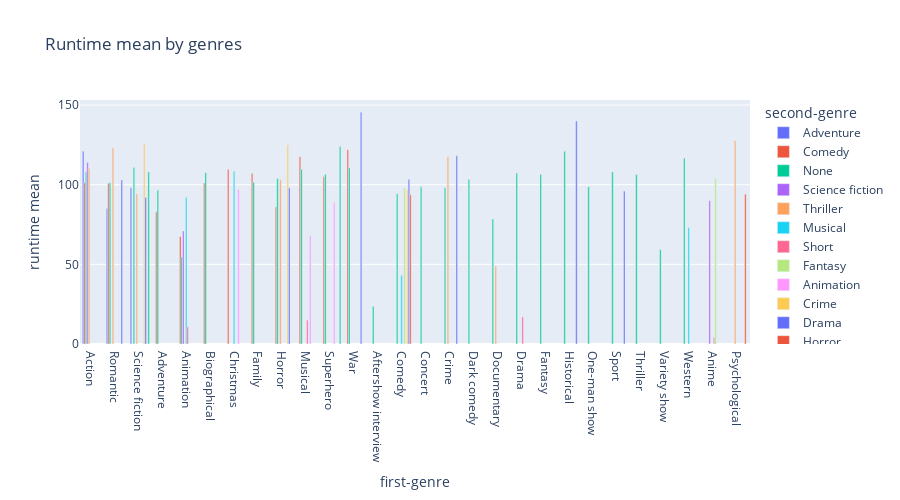

Here is the notebook cell this chart was saved with:
### Code cell
fig = px.bar(
    netflix_og_disp.groupby(by=['first-genre', 'second-genre'], as_index=False)['runtime'].mean(),
    y='runtime', x='first-genre',
    color='second-genre',
    title='Runtime mean by genres',
    height=500, orientation='v',
    barmode='group')
fig.update_layout(yaxis_title='runtime mean')
fig.show()

### Figure 1 — Plotly figure (JSON) as saved in the notebook; plotly's stock layout.template omitted (floating-point values rounded to 4 significant figures)
{"data": [{"alignmentgroup": "True", "hovertemplate": "second-genre=Adventure<br>first-genre=%{x}<br>runtime=%{y}<extra></extra>", "legendgroup": "Adventure", "marker": {"color": "#636efa", "pattern": {"shape": ""}}, "name": "Adventure", "offsetgroup": "Adventure", "orientation": "v", "showlegend": true, "textposition": "auto", "type": "bar", "x": ["Action", "Romantic", "Science fiction"], "xaxis": "x", "y": [121, 85, 98], "yaxis": "y"}, {"alignmentgroup": "True", "hovertemplate": "second-genre=Comedy<br>first-genre=%{x}<br>runtime=%{y}<extra></extra>", "legendgroup": "Comedy", "marker": {"color": "#EF553B", "pattern": {"shape": ""}}, "name": "Comedy", "offsetgroup": "Comedy", "orientation": "v", "showlegend": true, "textposition": "auto", "type": "bar", "x": ["Action", "Adventure", "Animation", "Biographical", "Christmas", "Family", "Horror", "Musical", "Romantic", "Superhero", "War"], "xaxis": "x", "y": [101.2, 83, 67.5, 101, 109.5, 107, 86, 117.5, 100.9, 105, 122], "yaxis": "y"}, {"alignmentgroup": "True", "hovertemplate": "second-genre=None<br>first-genre=%{x}<br>runtime=%{y}<extra></extra>", "legendgroup": "None", "marker": {"color": "#00cc96", "pattern": {"shape": ""}}, "name": "None", "offsetgroup": "None", "orientation": "v", "showlegend": true, "textposition": "auto", "type": "bar", "x": ["Action", "Adventure", "Aftershow interview", "Animation", "Biographical", "Comedy", "Concert", "Crime", "Dark comedy", "Documentary", "Drama", "Family", "Fantasy", "Historical", "Horror", "Musical", "One-man show", "Romantic", "Science fiction", "Sport", "Superhero", "Thriller", "Variety show", "War", "Western"], "xaxis": "x", "y": [108, 96.5, 23.67, 54.67, 107.6, 94.31, 98.67, 98, 103.2, 78.51, 107.3, 101.5, 106.5, 121, 103.8, 109.7, 98.67, 101.2, 110.8, 108, 106.5, 106.3, 59.2, 110.5, 116.7], "yaxis": "y"}, {"alignmentgroup": "True", "hovertemplate": "second-genre=Science fiction<br>first-genre=%{x}<br>runtime=%{y}<extra></extra>", "legendgroup": "Science fiction", "marker": {"color": "#ab63fa", "pattern": {"shape": ""}}, "name": "Science fiction", "offsetgroup": "Science fiction", "orientation": "v", "showlegend": true, "textposition": "auto", "type": "bar", "x": ["Action", "Animation", "Anime"], "xaxis": "x", "y": [114, 71, 90], "yaxis": "y"}, {"alignmentgroup": "True", "hovertemplate": "second-genre=Thriller<br>first-genre=%{x}<br>runtime=%{y}<extra></extra>", "legendgroup": "Thriller", "marker": {"color": "#FFA15A", "pattern": {"shape": ""}}, "name": "Thriller", "offsetgroup": "Thriller", "orientation": "v", "showlegend": true, "textposition": "auto", "type": "bar", "x": ["Action", "Crime", "Documentary", "Horror", "Psychological", "Romantic", "Science fiction"], "xaxis": "x", "y": [110.2, 117.5, 49, 103.2, 127.6, 123, 94.2], "yaxis": "y"}, {"alignmentgroup": "True", "hovertemplate": "second-genre=Musical<br>first-genre=%{x}<br>runtime=%{y}<extra></extra>", "legendgroup": "Musical", "marker": {"color": "#19d3f3", "pattern": {"shape": ""}}, "name": "Musical", "offsetgroup": "Musical", "orientation": "v", "showlegend": true, "textposition": "auto", "type": "bar", "x": ["Animation", "Christmas", "Comedy", "Western"], "xaxis": "x", "y": [92, 108.5, 43, 73], "yaxis": "y"}, {"alignmentgroup": "True", "hovertemplate": "second-genre=Short<br>first-genre=%{x}<br>runtime=%{y}<extra></extra>", "legendgroup": "Short", "marker": {"color": "#FF6692", "pattern": {"shape": ""}}, "name": "Short", "offsetgroup": "Short", "orientation": "v", "showlegend": true, "textposition": "auto", "type": "bar", "x": ["Animation", "Anime", "Drama", "Musical"], "xaxis": "x", "y": [10.75, 4, 17, 15], "yaxis": "y"}, {"alignmentgroup": "True", "hovertemplate": "second-genre=Fantasy<br>first-genre=%{x}<br>runtime=%{y}<extra></extra>", "legendgroup": "Fantasy", "marker": {"color": "#B6E880", "pattern": {"shape": ""}}, "name": "Fantasy", "offsetgroup": "Fantasy", "orientation": "v", "showlegend": true, "textposition": "auto", "type": "bar", "x": ["Anime", "Comedy"], "xaxis": "x", "y": [104, 98], "yaxis": "y"}, {"alignmentgroup": "True", "hovertemplate": "second-genre=Animation<br>first-genre=%{x}<br>runtime=%{y}<extra></extra>", "legendgroup": "Animation", "marker": {"color": "#FF97FF", "pattern": {"shape": ""}}, "name": "Animation", "offsetgroup": "Animation", "orientation": "v", "showlegend": true, "textposition": "auto", "type": "bar", "x": ["Christmas", "Musical", "Superhero"], "xaxis": "x", "y": [97, 68, 89], "yaxis": "y"}, {"alignmentgroup": "True", "hovertemplate": "second-genre=Crime<br>first-genre=%{x}<br>runtime=%{y}<extra></extra>", "legendgroup": "Crime", "marker": {"color": "#FECB52", "pattern": {"shape": ""}}, "name": "Crime", "offsetgroup": "Crime", "orientation": "v", "showlegend": true, "textposition": "auto", "type": "bar", "x": ["Comedy", "Horror", "Science fiction"], "xaxis": "x", "y": [97, 125, 126], "yaxis": "y"}, {"alignmentgroup": "True", "hovertemplate": "second-genre=Drama<br>first-genre=%{x}<br>runtime=%{y}<extra></extra>", "legendgroup": "Drama", "marker": {"color": "#636efa", "pattern": {"shape": ""}}, "name": "Drama", "offsetgroup": "Drama", "orientation": "v", "showlegend": true, "textposition": "auto", "type": "bar", "x": ["Comedy", "Crime", "Historical", "Horror", "Romantic", "Science fiction", "Sport", "War"], "xaxis": "x", "y": [103.4, 118.2, 140, 98, 103, 92, 96, 145.5], "yaxis": "y"}, {"alignmentgroup": "True", "hovertemplate": "second-genre=Horror<br>first-genre=%{x}<br>runtime=%{y}<extra></extra>", "legendgroup": "Horror", "marker": {"color": "#EF553B", "pattern": {"shape": ""}}, "name": "Horror", "offsetgroup": "Horror", "orientation": "v", "showlegend": true, "textposition": "auto", "type": "bar", "x": ["Comedy", "Psychological"], "xaxis": "x", "y": [93.67, 94], "yaxis": "y"}, {"alignmentgroup": "True", "hovertemplate": "second-genre=Action<br>first-genre=%{x}<br>runtime=%{y}<extra></extra>", "legendgroup": "Action", "marker": {"color": "#00cc96", "pattern": {"shape": ""}}, "name": "Action", "offsetgroup": "Action", "orientation": "v", "showlegend": true, "textposition": "auto", "type": "bar", "x": ["Science fiction", "Superhero"], "xaxis": "x", "y": [108, 124], "yaxis": "y"}], "layout": {"barmode": "group", "height": 500, "legend": {"title": {"text": "second-genre"}, "tracegroupgap": 0}, "title": {"text": "Runtime mean by genres"}, "xaxis": {"anchor": "y", "domain": [0, 1], "title": {"text": "first-genre"}}, "yaxis": {"anchor": "x", "domain": [0, 1], "title": {"text": "runtime mean"}}}}
